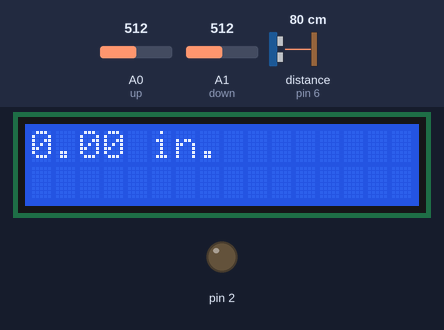
Bench run of a sketch on a simulated Arduino Uno, built with avr-gcc and run on an emulated ATmega328P. Parts: 16×2 character LCD, output pins drawn as LEDs (lit = HIGH). Wiring (inferred from the names in the program): ultrasonic range finder: trigger pin 5; echo pin 6. Inputs (shaded band) come from the test bench; at power-on: A0 (up) = 512, A1 (down) = 512, distance to the obstacle (sensor on pin 6) 80 cm. The echo pulse lasts 58.3 µs per cm; pins used as bus, display or sensor lines are not drawn; what the sketch prints to the serial monitor is not drawn.

Above: at 1.6 s.
1.7 s: A0 (up) set to 6
3.4 s: A0 (up) set to 3
At 5.3 s:
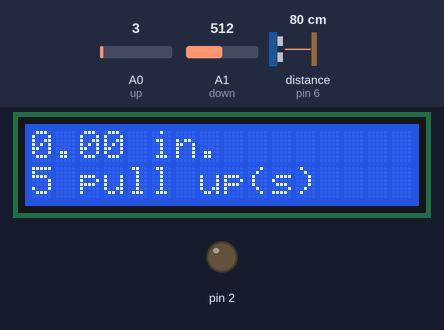
At 6.4 s:
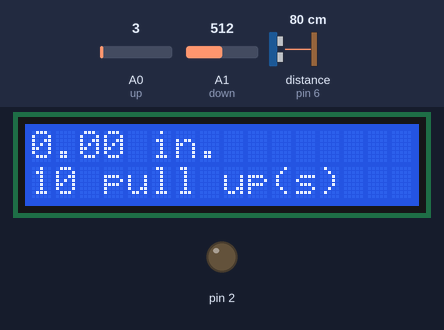
Timing chart, 0 to 7.9 s (numbered marks = the images above; inputs shaded):
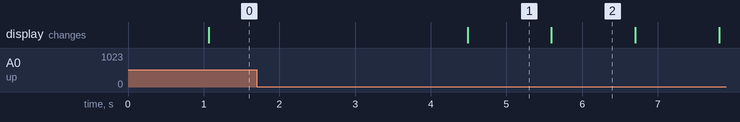

The sketch:

pullup_counter.ino
```cpp
#include <LiquidCrystal.h>

// LCD module connections (change according to your wiring)
const int rs = 7, en = 8, d4 = 9, d5 = 10, d6 = 11, d7 = 12;
const int trigPin = 5;    // Trigger pin connected to Arduino pin 2
const int echoPin = 6;    // Echo pin connected to Arduino pin 3
float distance;
int dOld=1;
int dNew;
int count;
int up=A0;
int down=A1;

int increase;
int decrease;


LiquidCrystal lcd(rs, en, d4, d5, d6, d7);

void setup() {
  lcd.begin(16, 2);  // Initialize the LCD with 16 columns and 2 rows
  Serial.begin(9600);     // Initialize serial communication at 9600 baud rate
  pinMode(trigPin, OUTPUT);
  pinMode(echoPin, INPUT);
  pinMode(up,INPUT);
  pinMode(down,INPUT);

  pinMode(2,OUTPUT);
  count==0;

}

void loop() {
   digitalWrite(trigPin, LOW);
  delayMicroseconds(2);
  digitalWrite(trigPin, HIGH);
  delayMicroseconds(10);
  digitalWrite(trigPin, LOW);

    increase=analogRead(up);
  decrease=analogRead(down);

  Serial.println(increase);
  Serial.println(decrease);


 if(increase<5){
  count++;
  count++;
  count++;
  count++;
  count++;
  lcd.setCursor(0, 1);
  lcd.print("                ");
  lcd.setCursor(0, 1);
  lcd.print(count);
  lcd.print(" pull up(s)");
 }
  if(decrease<5){
    count--;
    count--;
    count--;
    count--;
    count--;
  lcd.setCursor(0, 1);
  lcd.print("                ");
  lcd.setCursor(0, 1);
  lcd.print(count);
  lcd.print(" pull up(s)");

  }


  // Measure the duration of the pulse from the echo pin
  long duration = pulseIn(echoPin, HIGH);

  // Calculate the distance based on the speed of sound
 distance = (duration * 0.01350394) / 2;  // Divide by 2 to get one-way distance

  // Print the distance on the serial monitor
  Serial.print("Distance: ");
  Serial.print(distance);
  Serial.println(" in.");

  lcd.print("                ");  // Clear the line
  lcd.setCursor(0, 0);          // Set the cursor to the second line
  lcd.print(distance);          // Display the distance on the LCD
  lcd.print(" in.");
 delay(100);
if(distance<39){
dNew=1;

}
else {
  dNew=0;
}
if(dOld==0 && dNew==1){
  count++;

    // Clear the line
  lcd.print("                ");  // Clear the line
  lcd.setCursor(0, 1);          // Set the cursor to the second line
  lcd.print(count);
  lcd.print(" pull up(s)");
  delay(800);

}
dOld=dNew;


 }
```

Measured:
- the behaviour switches between 5 and 4 on A0 (up) (found by bisection; images 0 and 1)
- after the input at 1.7 s, every drawn part: stays the same
- after the input at 3.4 s, the display: changes after 1.1 s (image 1)
- what the display in image 1 shows lasts 1.1 s, from 4.5 s to 5.6 s
